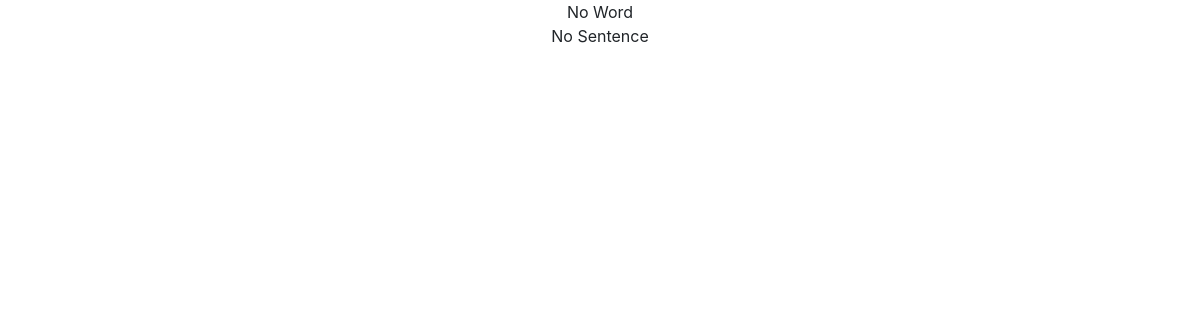
/eng/, run on an earlier commit of the app's database.
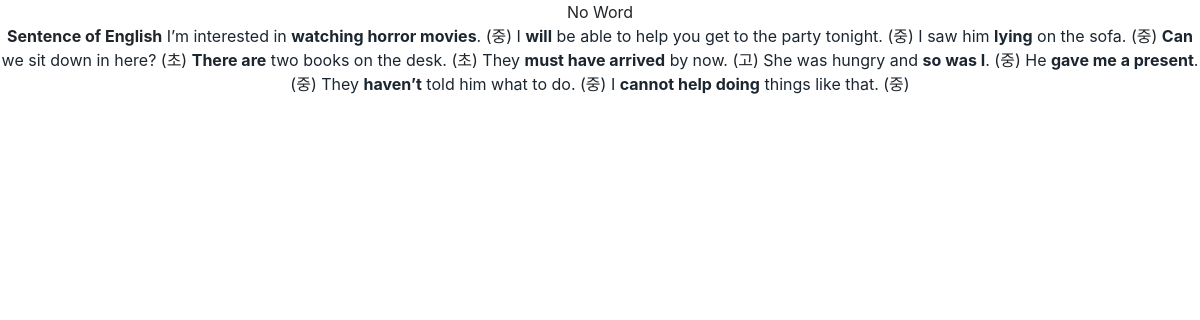
And on a later commit of the database.
### eng/models.py (models this page shows)
class Sentences(models.Model):
    sentence = models.CharField(max_length=200)
    category = models.IntegerField()
    number = models.IntegerField()
    level = models.CharField(max_length=1)

### eng/views.py (the view)
def eng_today(request):
    sentence_list = Sentences.objects.all().order_by('?')[:10]
    word_list = Words.objects.all().order_by('?')[:10]
    context = {'sentence_list': sentence_list, 'word_list': word_list}
    return render(request, 'eng/eng_today.html', context)

### eng/templates/eng/eng_today.html (shortened to what this page needs)
    <head>
        <link href="https://maxcdn.bootstrapcdn.com/bootstrap/4.0.0-beta.2/css/bootstrap.min.css" rel="stylesheet">
    </head>
    <div align="center">
    {% if word_list %}
    <table>
        <tr>
            <td colspan="2" bgcolor="#873600" style="color:white;padding-top:30;padding-bottom:15 ;" height="50"><b>Word of English</b></td>
        </tr>
        {% for word in word_list %}
            {% if forloop.counter0|divisibleby:"2" %}
        <tr>
            <tr height='20'></tr>
            <td style="color:#E59866;">
                <a href="http://translate.naver.com/#/en/ko/{{ word.word|striptags }}" style="color:#6E2C00;">
                {% autoescape off %}{{ word.word }}{% endautoescape %}
                </a>
                {% if word.level == 'e' %} (초)
                {% elif word.level == 'm' %} (중)
                {% else %} (고)
                {% endif %}
            </td>
            {% else %}
            <td style="color:#E59866;">
                <a href="http://translate.naver.com/#/en/ko/{{ word.word|striptags }}" style="color:#6E2C00;">
                {% autoescape off %}{{ word.word }}{% endautoescape %}
                </a>
                {% if word.level == 'e' %} (초)
                {% elif word.level == 'm' %} (중)
                {% else %} (고)
                {% endif %}
            </td>
        </tr>
        <tr height='20'></tr>
        <tr>
            <td colspan='7' bgcolor="#F6DDCC" height="2"></td>
        </tr>
            {% endif %}
        {% endfor %}
    {% else %}
        <div>No Word</div>
    {% endif %}
    {% if sentence_list %}
        <tr>
            <td colspan="2" bgcolor="#283747" style="color:white;padding-top:30;padding-bottom:15 ;" height="50"><b>Sentence of English</b></td>
        </tr>
        {% for sentence in sentence_list %}
        <tr>
            <td colspan="2" style="color:#85929E;">
                <a href="http://translate.naver.com/#/en/ko/{{ sentence.sentence|striptags }}" style="color:#1B2631;">
                {% autoescape off %}{{ sentence.sentence }}{% endautoescape %}
                </a>
                {% if sentence.level == 'e' %} (초)
                {% elif sentence.level == 'm' %} (중)
                {% else %} (고)
                {% endif %}
            </td>
        </tr>
        {% endfor %}
    {% else %}
        <div>No Sentence</div>
    {% endif %}
    </div>

### eng/templates/eng/eng_today.html (style rules this page uses)
a { color: black; text-decoration: none; }

What changed in the data, as far as the page shows it:
added Sentences: sentence "I’m interested in watching horror movies .", level "(중)"
added Sentences: sentence "I will be able to help you get to the party tonight.", level "(중)"
added Sentences: sentence "I saw him lying on the sofa.", level "(중)"
added Sentences: sentence "Can we sit down in here?", level "(초)"
added Sentences: sentence "There are two books on the desk.", level "(초)"
added Sentences: sentence "They must have arrived by now.", level "(고)"
added Sentences: sentence "She was hungry and so was I .", level "(중)"
added Sentences: sentence "He gave me a present .", level "(중)"
added Sentences: sentence "They haven’t told him what to do.", level "(중)"
added Sentences: sentence "I cannot help doing things like that.", level "(중)"
Also different on the page:
text no longer shown: "No Sentence"
text now shown: "Sentence of English"
